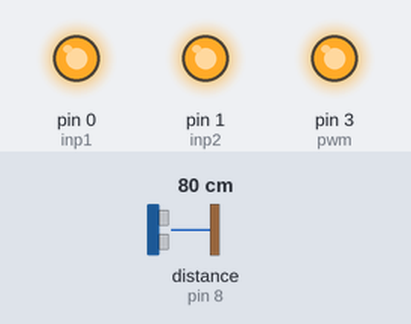
Bench run of a sketch on a simulated Arduino Uno, built with avr-gcc and run on an emulated ATmega328P. Shown: output pins drawn as LEDs (lit = HIGH). Wiring (inferred from the names in the program): ultrasonic range finder: trigger pin 10; echo pin 8. Inputs (shaded band) come from the test bench; at power-on: distance to the obstacle (sensor on pin 8) 80 cm. The echo pulse lasts 58.3 µs per cm; pins used as bus, display or sensor lines are not drawn.

Above: at 1.2 s.
1.3 s: distance to the obstacle (sensor on pin 8) set to 96 cm
2.8 s: distance to the obstacle (sensor on pin 8) set to 106 cm
At 3.1 s:
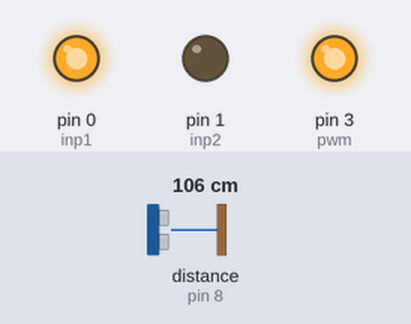
4.3 s: distance to the obstacle (sensor on pin 8) set to 2 cm
At 5.2 s:
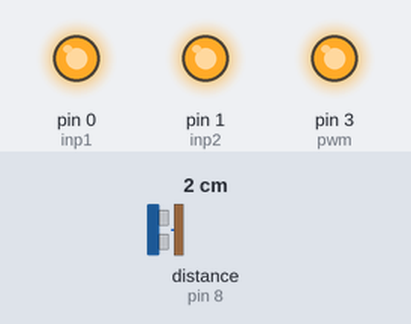
5.8 s: distance to the obstacle (sensor on pin 8) set to 120 cm
At 6.5 s:
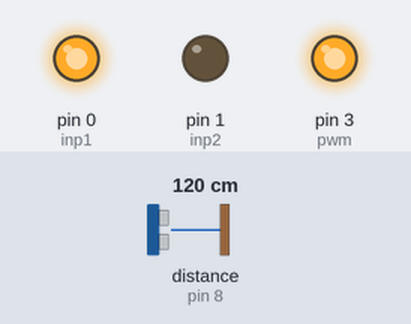
Timing chart, 0 to 8.3 s (numbered marks = the images above; inputs shaded):
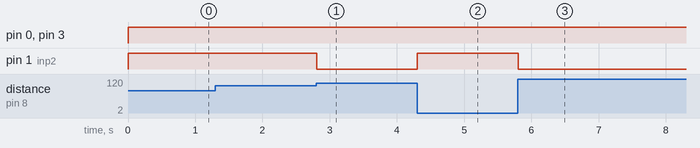

The sketch:

car_collision_detection.ino
```cpp
#define inp1 0
#define inp2 1
#define pwm  3
#define trig 10
#define echo 8

float distance(float time);


void setup()
{
  pinMode(inp1,OUTPUT);
  pinMode(inp2,OUTPUT);
  pinMode(pwm,OUTPUT);
  pinMode(trig,OUTPUT);
  pinMode(echo,INPUT);

}


void loop()
{
  //ultrasonic
  float duration,distance;
  digitalWrite(trig,0);
  delayMicroseconds(5);
  digitalWrite(trig,1);
  delayMicroseconds(10);
  digitalWrite(trig,0);
  duration=pulseIn(echo,1);
  distance=calc_distance(duration);

  digitalWrite(pwm,255);

  if(distance<100)
  {
    digitalWrite(inp1,1);
    digitalWrite(inp2,1);
  }
  else
  {
    digitalWrite(inp1,1);
    digitalWrite(inp2,0);
  }

}


//functions
float calc_distance(float time)
{
  float disp;
  disp=0.0343*time/2 ;
    return disp ;
}
```

Measured:
- the behaviour switches between 100 and 101 cm on distance to the obstacle (sensor on pin 8) (found by bisection; images 0 and 1)
- after the input at 1.3 s, every drawn part: stays the same
- after the input at 2.8 s, pin 1 (inp2): HIGH → LOW at once
- after the input at 4.3 s, pin 1 (inp2): LOW → HIGH at once
- after the input at 5.8 s, pin 1 (inp2): HIGH → LOW at once
